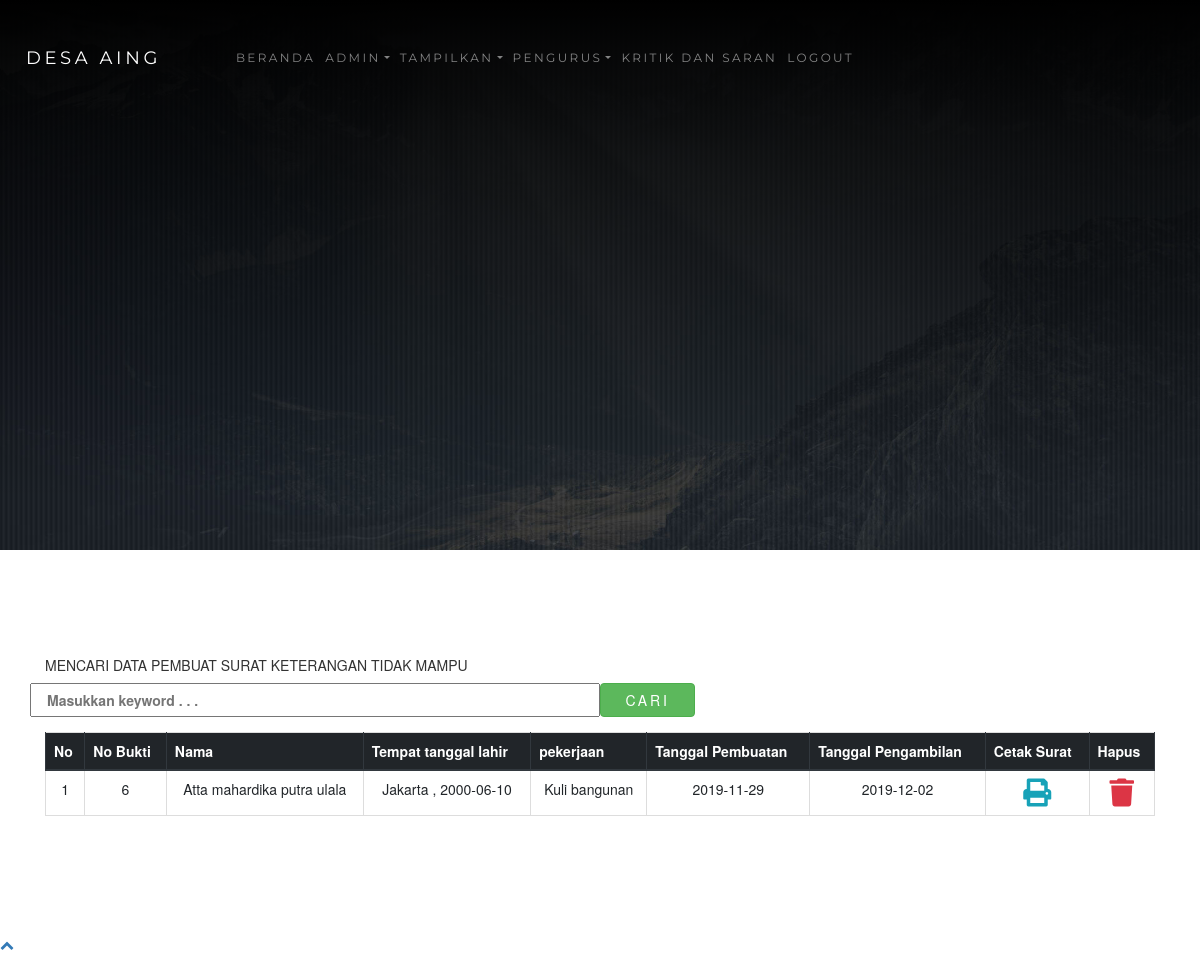
/admin.php?halaman=mampu (signed in), run on the app's committed database.
### tables this page shows
CREATE TABLE `mampu` (
  `id` int(11) NOT NULL,
  `nama` varchar(300) NOT NULL,
  `nik` varchar(100) NOT NULL,
  `tempat_lahir` varchar(100) NOT NULL,
  `tgl_lahir` date NOT NULL,
  `jenis_kelamin` enum('L','P','','') NOT NULL,
  `agama` varchar(300) NOT NULL,
  `status_perkawinan` varchar(100) NOT NULL,
  `pekerjaan` varchar(100) NOT NULL,
  `rt` varchar(5) NOT NULL,
  `rw` varchar(5) NOT NULL,
  `desa` varchar(100) NOT NULL,
  `kecamatan` varchar(100) NOT NULL,
  `kabupaten` varchar(100) NOT NULL,
  `keperluan` varchar(300) NOT NULL,
  `tgl_buat` date NOT NULL,
  `tgl_ambil` date NOT NULL
);

### functions.php (called while the page is built, shortened)
<?php
$conn = mysqli_connect("localhost", "root", "", "ta_web");
function query($query)
{
    global $conn;
    $result = mysqli_query($conn, $query);
    $rows = [];
    while ($row = mysqli_fetch_assoc($result)) {
        $rows[] = $row;
    }
    return $rows;
}

### pembuat_mampu.php (the view, shortened to what this page needs)
<?php
require 'functions.php';
$mampu = query("SELECT * FROM mampu ORDER BY id DESC");
?>
<!DOCTYPE html>
<html lang="en">
<head>
</head>
<body>
    <div class="inner-page">
        <div class="slider-item" style="background-image: url('images/konfirmasi.jpg');">
            <div class="container">
                <div class="row slider-text align-items-center justify-content-center">
                </div>
            </div>
        </div>
    </div>
    <section class="section blog">
        <div class="container">
            <form action="" method="post">
                <div class="form-group row font-weight-bold text-uppercase">
                    <h5 class="col-sm-12">Mencari data pembuat surat keterangan tidak mampu</h5>
                    <input type="text" class="col-sm-6" placeholder="Masukkan keyword . . ." name="keyword" id="keyword" autocomplete="off">
                    <button type="submit" class="col-sm-1 btn btn-success" name="cari">Cari</button>
                </div>
            </form>
            <table class="table table-bordered text-center">
                <thead class="thead-dark">
                    <tr class="text-center">
                        <th>No</th>
                        <th>No Bukti</th>
                        <th>Nama</th>
                        <th>Tempat tanggal lahir</th>
                        <th>pekerjaan</th>
                        <th>Tanggal Pembuatan</th>
                        <th>Tanggal Pengambilan</th>
                        <th>Cetak Surat</th>
                        <th>Hapus</th>
                    </tr>
                </thead>
                <?php $i = 1; ?>
                <tbody>
                    <?php foreach ($mampu as $row) : ?>
                        <tr>
                            <td><?= $i; ?></td>
                            <td><?= $row["id"] ?></td>
                            <td><?= $row["nama"] ?></td>
                            <td><?= $row["tempat_lahir"] ?> , <?= $row["tgl_lahir"] ?></td>
                            <td><?= $row["pekerjaan"] ?></td>
                            <td><?= $row["tgl_buat"] ?></td>
                            <td><?= $row["tgl_ambil"] ?></td>
                            <td><a href="cetak_mampu.php?id=<?= $row["id"]; ?>" target="_blank" i class="fas fa-print text-info fa-2x"></i></a></td>
                            <td><a href="hapus.php?id=<?= $row["id"]; ?>&hapus=mampu" onclick="return confirm('Mau dihapus ?')"><i class="fas fa-trash text-danger fa-2x"></i></a></td>
                        </tr>
                        <?php $i++; ?>
                    <?php endforeach; ?>
                </tbody>
            </table>
        </div>
    </section>
</body>
</html>

### data on the page
mampu: id "6", nama "Atta mahardika putra ulala", tempat_lahir "Jakarta", tgl_lahir "2000-06-10", pekerjaan "Kuli bangunan", tgl_buat "2019-11-29", tgl_ambil "2019-12-02"
